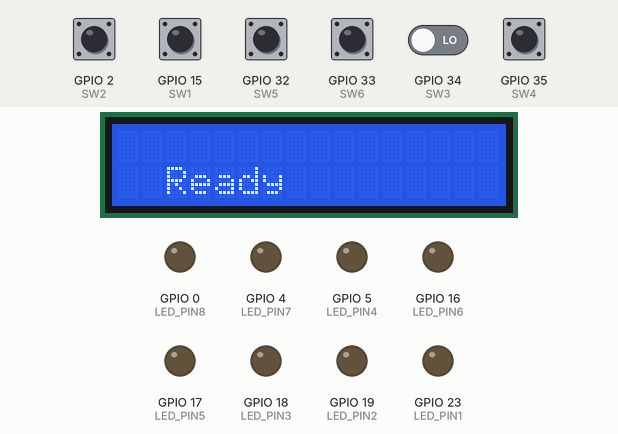
Recording of a program running on a simulated ESP32. On the bench: 16×2 character LCD, output pins drawn as LEDs (lit = HIGH). The test bench sets the inputs (shaded band); at power-on: GPIO 2 (SW2), GPIO 15 (SW1), GPIO 32 (SW5), GPIO 33 (SW6), GPIO 34 (SW3), GPIO 35 (SW4) LOW.

Above: at 1.2 s.
1.3 s: GPIO 2 (SW2) pulled HIGH for 0.15 s
At 1.75 s:
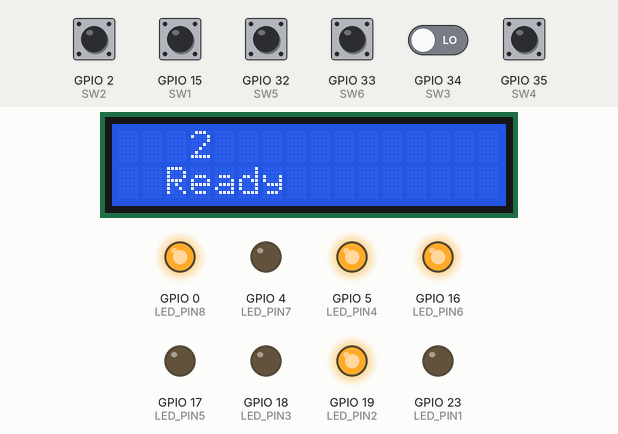
2.0 s: GPIO 15 (SW1) pulled HIGH for 1 s
At 3.3 s:
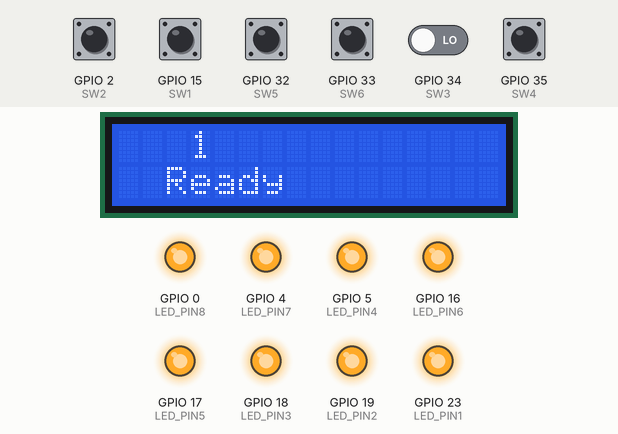
4.5 s: GPIO 32 (SW5) pulled HIGH for 0.15 s
At 4.95 s:
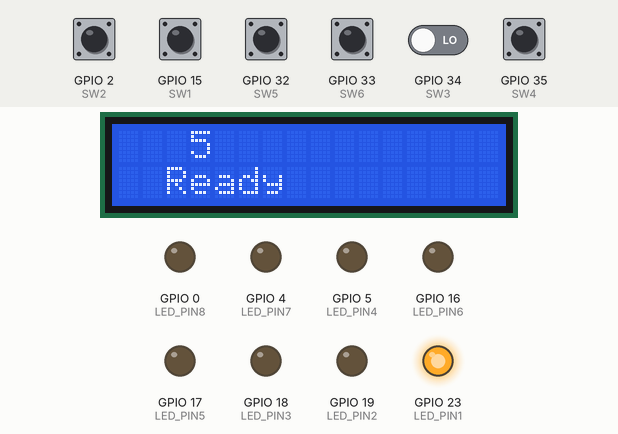
5.2 s: GPIO 2 (SW2) driven HIGH and GPIO 34 (SW3) driven HIGH
At 7.65 s:
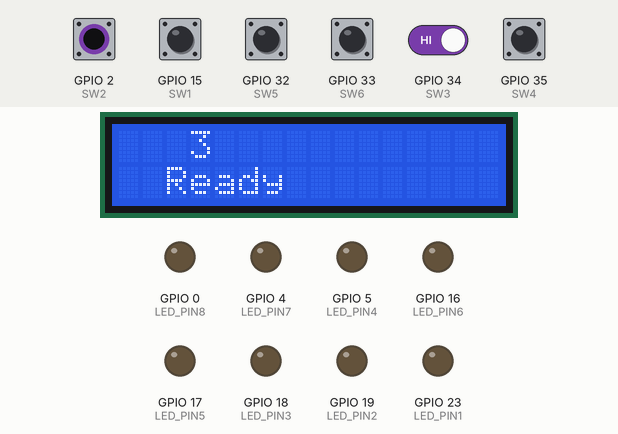
7.8 s: GPIO 34 (SW3) driven LOW
10.5 s: GPIO 35 (SW4) pulled HIGH for 0.15 s
At 10.95 s:
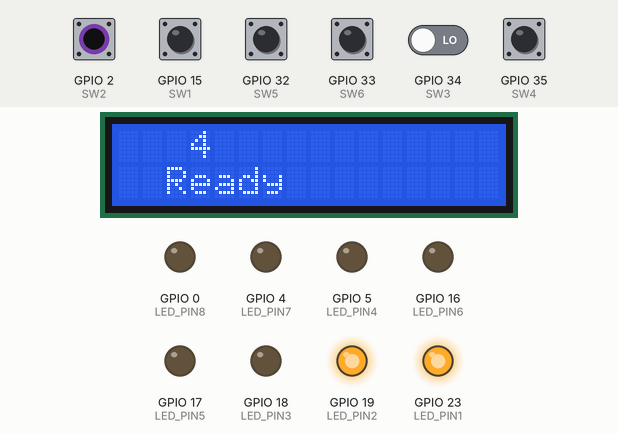
Timing chart, 0 to 12.2 s (numbered marks = the images above; inputs shaded):
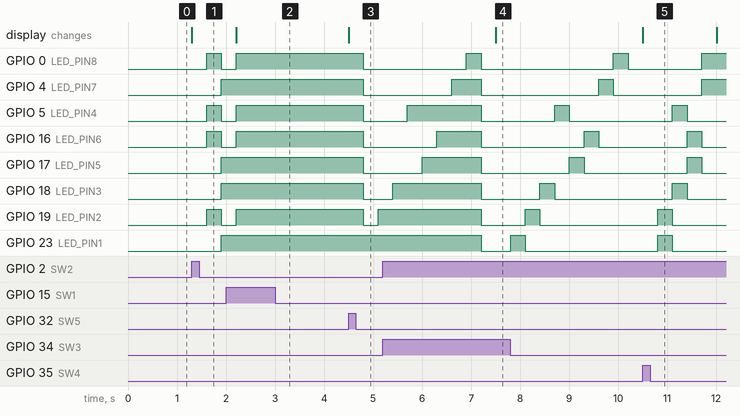

Measured:
- after the input at 1.3 s, GPIO 0 (LED_PIN8), GPIO 5 (LED_PIN4), GPIO 16 (LED_PIN6), GPIO 19 (LED_PIN2): LOW → HIGH after 0.30 s, → LOW 0.30 s later; GPIO 4 (LED_PIN7), GPIO 17 (LED_PIN5), GPIO 18 (LED_PIN3), GPIO 23 (LED_PIN1): LOW → HIGH after 0.60 s; the display: changes at once (image 1)
- after the input at 2.0 s, GPIO 4 (LED_PIN7), GPIO 17 (LED_PIN5), GPIO 18 (LED_PIN3), GPIO 23 (LED_PIN1): stops changing and stays HIGH; the display: changes after 0.20 s (image 2)
- after the input at 4.5 s, GPIO 0 (LED_PIN8), GPIO 4 (LED_PIN7), GPIO 5 (LED_PIN4), GPIO 16 (LED_PIN6), GPIO 17 (LED_PIN5), GPIO 18 (LED_PIN3): HIGH → LOW after 0.30 s; GPIO 19 (LED_PIN2): HIGH → LOW after 0.30 s, → HIGH 0.30 s later; the display: changes at once (image 3)
- after the input at 5.2 s, the display: changes after 2.3 s (image 4)
- after the input at 10.5 s, GPIO 19 (LED_PIN2): goes on until 11.1 s, then stays LOW; the display: changes at once (image 5)

The program:

main.cpp
```cpp
#include <Arduino.h>
#include <LiquidCrystal_I2C.h>
#define I2C_SDA 21
#define I2C_SCL 22
#define SW1 15
#define SW2 2
#define SW3 34
#define SW4 35
#define SW5 32
#define SW6 33
#define LED_PIN1 23
#define LED_PIN2 19
#define LED_PIN3 18
#define LED_PIN4 5
#define LED_PIN5 17
#define LED_PIN6 16
#define LED_PIN7 4
#define LED_PIN8 0

    int m1 = 0;
    int m2 = 0;
    int m3 = 0;
    int m4 = 0;
    int m5 = 0;
    int m6 = 0;

LiquidCrystal_I2C lcd(0x27, 16, 2); // set the LCD address to 0x27 for a 16 chars and 2 line display

void setup(){
    pinMode(LED_PIN1, OUTPUT);
    pinMode(LED_PIN2, OUTPUT);
    pinMode(LED_PIN3, OUTPUT);
    pinMode(LED_PIN4, OUTPUT);
    pinMode(LED_PIN5, OUTPUT);
    pinMode(LED_PIN6, OUTPUT);
    pinMode(LED_PIN7, OUTPUT);
    pinMode(LED_PIN8, OUTPUT);
    pinMode(SW1, INPUT);
    pinMode(SW2, INPUT);
    pinMode(SW3, INPUT);
    pinMode(SW4, INPUT);
    pinMode(SW5, INPUT);
    pinMode(SW6, INPUT);
	lcd.init(I2C_SDA, I2C_SCL); // initialize the lcd to use user defined I2C pins
	lcd.backlight();
	lcd.setCursor(2,1);
	lcd.print("Ready");

}
void loop(){
    int S1 = digitalRead(SW1);
    int S2 = digitalRead(SW2);
    int S3 = digitalRead(SW3);
    int S4 = digitalRead(SW4);
    int S5 = digitalRead(SW5);
    int S6 = digitalRead(SW6);


if( S1 == HIGH ){
    m1 = 1;
    m2 = 0;
    m3 = 0;
    m4 = 0;
    m5 = 0;
    m6 = 0;


    }
if( S2 == HIGH ){
    m1 = 0;
    m2 = 1;
    m3 = 0;
    m4 = 0;
    m5 = 0;
    m6 = 0;
    }
if( S3 == HIGH ){
    m1 = 0;
    m2 = 0;
    m3 = 1;
    m4 = 0;
    m5 = 0;
    m6 = 0;
    }
if( S4 == HIGH ){
    m1 = 0;
    m2 = 0;
    m3 = 0;
    m4 = 1;
    m5 = 0;
    m6 = 0;
    }
if( S5 == HIGH ){
    m1 = 0;
    m2 = 0;
    m3 = 0;
    m4 = 0;
    m5 = 1;
    m6 = 0;
    }
if( S6 == HIGH ){
    m1 = 0;
    m2 = 0;
    m3 = 0;
    m4 = 0;
    m5 = 0;
    m6 = 1;
    }
if (m1 == 1){
    lcd.setCursor(3,0);
	lcd.print("1");
    digitalWrite(LED_PIN1, HIGH);
    digitalWrite(LED_PIN2, HIGH);
    digitalWrite(LED_PIN3, HIGH);
    digitalWrite(LED_PIN4, HIGH);
    digitalWrite(LED_PIN5, HIGH);
    digitalWrite(LED_PIN6, HIGH);
    digitalWrite(LED_PIN7, HIGH);
    digitalWrite(LED_PIN8, HIGH);
}
else if ( m2 == 1 ){
    lcd.setCursor(3,0);
    lcd.print("2");
    delay(300);
    digitalWrite(LED_PIN2, HIGH);
    digitalWrite(LED_PIN4, HIGH);
    digitalWrite(LED_PIN6, HIGH);
    digitalWrite(LED_PIN8, HIGH);
    digitalWrite(LED_PIN1, LOW);
    digitalWrite(LED_PIN3, LOW);
    digitalWrite(LED_PIN5, LOW);
    digitalWrite(LED_PIN7, LOW);
    delay(300);
    digitalWrite(LED_PIN1, HIGH);
    digitalWrite(LED_PIN3, HIGH);
    digitalWrite(LED_PIN5, HIGH);
    digitalWrite(LED_PIN7, HIGH);
    digitalWrite(LED_PIN2, LOW);
    digitalWrite(LED_PIN4, LOW);
    digitalWrite(LED_PIN6, LOW);
    digitalWrite(LED_PIN8, LOW);
    delay(300);

    }
else if( m3 == 1){
    lcd.setCursor(3,0);
    lcd.print("3");
    delay(300);
    digitalWrite(LED_PIN1, HIGH);
    digitalWrite(LED_PIN2, LOW);
    digitalWrite(LED_PIN3, LOW);
    digitalWrite(LED_PIN4, LOW);
    digitalWrite(LED_PIN5, LOW);
    digitalWrite(LED_PIN6, LOW);
    digitalWrite(LED_PIN7, LOW);
    digitalWrite(LED_PIN8, LOW);
    delay(300);
    digitalWrite(LED_PIN1, LOW);
    digitalWrite(LED_PIN2, HIGH);
    digitalWrite(LED_PIN3, LOW);
    digitalWrite(LED_PIN4, LOW);
    digitalWrite(LED_PIN5, LOW);
    digitalWrite(LED_PIN6, LOW);
    digitalWrite(LED_PIN7, LOW);
    digitalWrite(LED_PIN8, LOW);
    delay(300);
    digitalWrite(LED_PIN1, LOW);
    digitalWrite(LED_PIN2, LOW);
    digitalWrite(LED_PIN3, HIGH);
    digitalWrite(LED_PIN4, LOW);
    digitalWrite(LED_PIN5, LOW);
    digitalWrite(LED_PIN6, LOW);
    digitalWrite(LED_PIN7, LOW);
    digitalWrite(LED_PIN8, LOW);
    delay(300);
    digitalWrite(LED_PIN1, LOW);
    digitalWrite(LED_PIN2, LOW);
    digitalWrite(LED_PIN3, LOW);
    digitalWrite(LED_PIN4, HIGH);
    digitalWrite(LED_PIN5, LOW);
    digitalWrite(LED_PIN6, LOW);
    digitalWrite(LED_PIN7, LOW);
    digitalWrite(LED_PIN8, LOW);
    delay(300);
    digitalWrite(LED_PIN1, LOW);
    digitalWrite(LED_PIN2, LOW);
    digitalWrite(LED_PIN3, LOW);
    digitalWrite(LED_PIN4, LOW);
    digitalWrite(LED_PIN5, HIGH);
    digitalWrite(LED_PIN6, LOW);
    digitalWrite(LED_PIN7, LOW);
    digitalWrite(LED_PIN8, LOW);
    delay(300);
    digitalWrite(LED_PIN1, LOW);
    digitalWrite(LED_PIN2, LOW);
    digitalWrite(LED_PIN3, LOW);
    digitalWrite(LED_PIN4, LOW);
    digitalWrite(LED_PIN5, LOW);
    digitalWrite(LED_PIN6, HIGH);
    digitalWrite(LED_PIN7, LOW);
    digitalWrite(LED_PIN8, LOW);
    delay(300);
    digitalWrite(LED_PIN1, LOW);
    digitalWrite(LED_PIN2, LOW);
    digitalWrite(LED_PIN3, LOW);
    digitalWrite(LED_PIN4, LOW);
    digitalWrite(LED_PIN5, LOW);
    digitalWrite(LED_PIN6, LOW);
    digitalWrite(LED_PIN7, HIGH);
    digitalWrite(LED_PIN8, LOW);
    delay(300);
    digitalWrite(LED_PIN1, LOW);
    digitalWrite(LED_PIN2, LOW);
    digitalWrite(LED_PIN3, LOW);
    digitalWrite(LED_PIN4, LOW);
    digitalWrite(LED_PIN5, LOW);
    digitalWrite(LED_PIN6, LOW);
    digitalWrite(LED_PIN7, LOW);
    digitalWrite(LED_PIN8, HIGH);
    delay(300);
    digitalWrite(LED_PIN1, LOW);
    digitalWrite(LED_PIN2, LOW);
    digitalWrite(LED_PIN3, LOW);
    digitalWrite(LED_PIN4, LOW);
    digitalWrite(LED_PIN5, LOW);
    digitalWrite(LED_PIN6, LOW);
    digitalWrite(LED_PIN7, LOW);
    digitalWrite(LED_PIN8, LOW);
    delay(300);
}
else if( m4 == 1){
    lcd.setCursor(3,0);
    lcd.print("4");
    delay(300);
    digitalWrite(LED_PIN1, HIGH);
    digitalWrite(LED_PIN2, HIGH);
    digitalWrite(LED_PIN3, LOW);
    digitalWrite(LED_PIN4, LOW);
    digitalWrite(LED_PIN5, LOW);
    digitalWrite(LED_PIN6, LOW);
    digitalWrite(LED_PIN7, LOW);
    digitalWrite(LED_PIN8, LOW);
    delay(300);
    digitalWrite(LED_PIN1, LOW);
    digitalWrite(LED_PIN2, LOW);
    digitalWrite(LED_PIN3, HIGH);
    digitalWrite(LED_PIN4, HIGH);
    digitalWrite(LED_PIN5, LOW);
    digitalWrite(LED_PIN6, LOW);
    digitalWrite(LED_PIN7, LOW);
    digitalWrite(LED_PIN8, LOW);
    delay(300);
    digitalWrite(LED_PIN1, LOW);
    digitalWrite(LED_PIN2, LOW);
    digitalWrite(LED_PIN3, LOW);
    digitalWrite(LED_PIN4, LOW);
    digitalWrite(LED_PIN5, HIGH);
    digitalWrite(LED_PIN6, HIGH);
    digitalWrite(LED_PIN7, LOW);
    digitalWrite(LED_PIN8, LOW);
    delay(300);
    digitalWrite(LED_PIN1, LOW);
    digitalWrite(LED_PIN2, LOW);
    digitalWrite(LED_PIN3, LOW);
    digitalWrite(LED_PIN4, LOW);
    digitalWrite(LED_PIN5, LOW);
    digitalWrite(LED_PIN6, LOW);
    digitalWrite(LED_PIN7, HIGH);
    digitalWrite(LED_PIN8, HIGH);
    delay(300);
}
else if(m5 == 1 ){
    lcd.setCursor(3,0);
    lcd.print("5");
    delay(300);
    digitalWrite(LED_PIN1, HIGH);
    digitalWrite(LED_PIN2, LOW);
    digitalWrite(LED_PIN3, LOW);
    digitalWrite(LED_PIN4, LOW);
    digitalWrite(LED_PIN5, LOW);
    digitalWrite(LED_PIN6, LOW);
    digitalWrite(LED_PIN7, LOW);
    digitalWrite(LED_PIN8, LOW);
    delay(300);
    digitalWrite(LED_PIN1, HIGH);
    digitalWrite(LED_PIN2, HIGH);
    digitalWrite(LED_PIN3, LOW);
    digitalWrite(LED_PIN4, LOW);
    digitalWrite(LED_PIN5, LOW);
    digitalWrite(LED_PIN6, LOW);
    digitalWrite(LED_PIN7, LOW);
    digitalWrite(LED_PIN8, LOW);
    delay(300);
    digitalWrite(LED_PIN1, HIGH);
    digitalWrite(LED_PIN2, HIGH);
    digitalWrite(LED_PIN3, HIGH);
    digitalWrite(LED_PIN4, LOW);
    digitalWrite(LED_PIN5, LOW);
    digitalWrite(LED_PIN6, LOW);
    digitalWrite(LED_PIN7, LOW);
    digitalWrite(LED_PIN8, LOW);
    delay(300);
    digitalWrite(LED_PIN1, HIGH);
    digitalWrite(LED_PIN2, HIGH);
    digitalWrite(LED_PIN3, HIGH);
    digitalWrite(LED_PIN4, HIGH);
    digitalWrite(LED_PIN5, LOW);
    digitalWrite(LED_PIN6, LOW);
    digitalWrite(LED_PIN7, LOW);
    digitalWrite(LED_PIN8, LOW);
    delay(300);
    digitalWrite(LED_PIN1, HIGH);
    digitalWrite(LED_PIN2, HIGH);
    digitalWrite(LED_PIN3, HIGH);
    digitalWrite(LED_PIN4, HIGH);
    digitalWrite(LED_PIN5, HIGH);
    digitalWrite(LED_PIN6, LOW);
    digitalWrite(LED_PIN7, LOW);
    digitalWrite(LED_PIN8, LOW);
    delay(300);
    digitalWrite(LED_PIN1, HIGH);
    digitalWrite(LED_PIN2, HIGH);
    digitalWrite(LED_PIN3, HIGH);
    digitalWrite(LED_PIN4, HIGH);
    digitalWrite(LED_PIN5, HIGH);
    digitalWrite(LED_PIN6, HIGH);
    digitalWrite(LED_PIN7, LOW);
    digitalWrite(LED_PIN8, LOW);
    delay(300);
    digitalWrite(LED_PIN1, HIGH);
    digitalWrite(LED_PIN2, HIGH);
    digitalWrite(LED_PIN3, HIGH);
    digitalWrite(LED_PIN4, HIGH);
    digitalWrite(LED_PIN5, HIGH);
    digitalWrite(LED_PIN6, HIGH);
    digitalWrite(LED_PIN7, HIGH);
    digitalWrite(LED_PIN8, LOW);
    delay(300);
    digitalWrite(LED_PIN1, HIGH);
    digitalWrite(LED_PIN2, HIGH);
    digitalWrite(LED_PIN3, HIGH);
    digitalWrite(LED_PIN4, HIGH);
    digitalWrite(LED_PIN5, HIGH);
    digitalWrite(LED_PIN6, HIGH);
    digitalWrite(LED_PIN7, HIGH);
    digitalWrite(LED_PIN8, HIGH);
    delay(300);
    digitalWrite(LED_PIN1, LOW);
    digitalWrite(LED_PIN2, LOW);
    digitalWrite(LED_PIN3, LOW);
    digitalWrite(LED_PIN4, LOW);
    digitalWrite(LED_PIN5, LOW);
    digitalWrite(LED_PIN6, LOW);
    digitalWrite(LED_PIN7, LOW);
    digitalWrite(LED_PIN8, LOW);
    delay(300);
}
else if (m6 == 1){
    lcd.setCursor(3,0);
    lcd.print("6");
    digitalWrite(LED_PIN1, HIGH);
    digitalWrite(LED_PIN2, HIGH);
    digitalWrite(LED_PIN3, HIGH);
    digitalWrite(LED_PIN4, HIGH);
    digitalWrite(LED_PIN5, HIGH);
    digitalWrite(LED_PIN6, HIGH);
    digitalWrite(LED_PIN7, HIGH);
    digitalWrite(LED_PIN8, HIGH);
    delay(300);
    digitalWrite(LED_PIN1, LOW);
    digitalWrite(LED_PIN2, LOW);
    digitalWrite(LED_PIN3, LOW);
    digitalWrite(LED_PIN4, LOW);
    digitalWrite(LED_PIN5, LOW);
    digitalWrite(LED_PIN6, LOW);
    digitalWrite(LED_PIN7, LOW);
    digitalWrite(LED_PIN8, LOW);
    delay(300);
}

}
```
